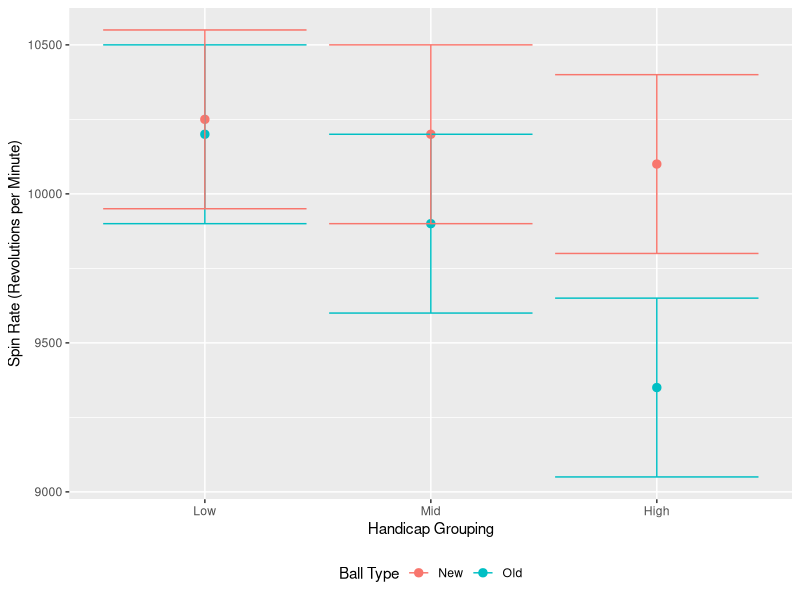

The R script that drew this image:
#------------------------------------------
# This script sets out to produce a graphic
# of the hypothesised relationship discussed
# in the assignment
#------------------------------------------

#--------------------------------------
# Author: Trent Henderson, 14 June 2021
#--------------------------------------

library(dplyr)
library(ggplot2)
library(Cairo)

# Simulate data

stderror <- 150

tmp <- data.frame(ball = c("Old", "New", "Old", "New", "Old", "New"),
                  handicap = c("Low", "Low", "Mid", "Mid", "High", "High"),
                  spinrate = c(10200,10250,9900,10200,9350,10100)) %>%
  mutate(handicap = factor(handicap, levels = c("Low", "Mid", "High"))) %>%
  mutate(lower = spinrate-(2*stderror),
         upper = spinrate+(2*stderror))

# Draw graphic

CairoPNG("olet5402/images/expectations.png", 600, 400)
p <- tmp %>%
  ggplot(aes(x = handicap, y = spinrate, colour = ball)) +
  geom_point(size = 2.5) +
  geom_errorbar(aes(ymin = lower, ymax = upper)) +
  labs(x = "Handicap Grouping",
       y = "Spin Rate (Revolutions per Minute)",
       colour = "Ball Type") +
  theme(legend.position = "bottom",
        legend.key = element_rect(fill = NA))
print(p)
dev.off()
